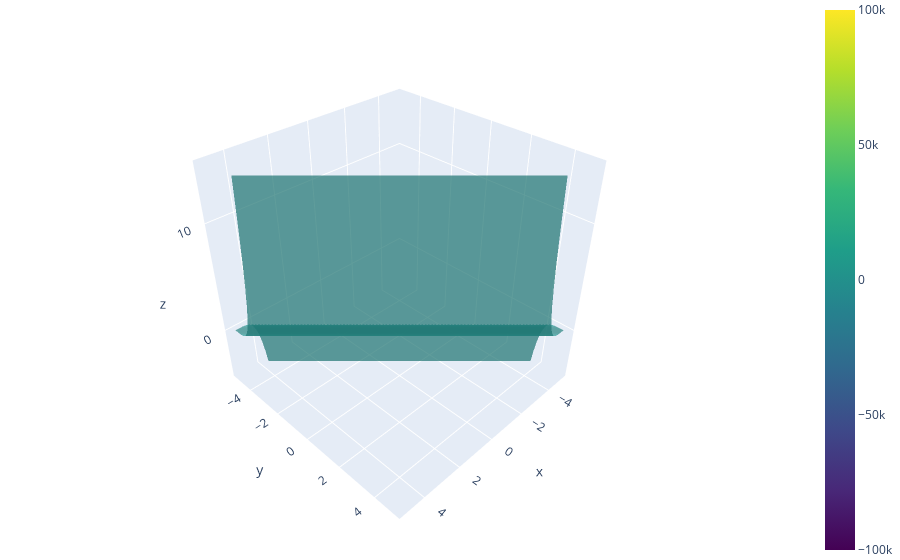

This figure's notebook cell:
### Code cell
import plotly.graph_objects as go
from numdifftools import Gradient
import numpy as np

def f(x):
    return (x[0] + x[1])**5

x = np.linspace(-5, 5, 100)
y = np.linspace(-5, 5, 100)
X, Y = np.meshgrid(x, y)

Z = f([X, Y])

# Define the surface
surface = go.Surface(z=Z, x=X, y=Y, colorscale='Viridis', opacity=0.7)

# Define the point and the normal vector
x0, y0 = 1.0, 2.0
z0 = f([x0, y0])
g = Gradient(f)([x0, y0])
g = (g / np.linalg.norm(g))*3.14


# Define the tangent plane
# plane = go.Surface(z=Z_plane, x=X, y=Y, opacity=0.5, showscale=False, colorscale=[[0, 'cyan'], [1, 'cyan']])

# Layout options
layout = go.Layout(scene=dict(aspectmode='cube',
                              zaxis=dict(range=[-5, 15]),
                              camera=dict(eye=dict(x=1.5, y=1.5, z=1.5))),
                    margin=dict(l=0, r=0, b=0, t=0))

# Create the figure with the surface, the line, and the plane
fig = go.Figure(data=[surface], layout=layout)

# Show the plot
fig.show()

### Figure 1 — Plotly figure (JSON) as saved in the notebook; plotly's stock layout.template omitted (floating-point values rounded to 4 significant figures; data arrays with more than 128 entries replaced by an {"elided": "..."} marker saying what was removed)
{"data": [{"colorscale": [[0, "#440154"], [0.1111, "#482878"], [0.2222, "#3e4989"], [0.3333, "#31688e"], [0.4444, "#26828e"], [0.5556, "#1f9e89"], [0.6667, "#35b779"], [0.7778, "#6ece58"], [0.8889, "#b5de2b"], [1, "#fde725"]], "opacity": 0.7, "type": "surface", "x": {"elided": "100x100 float values"}, "y": {"elided": "100x100 float values"}, "z": {"elided": "100x100 float values"}}], "layout": {"margin": {"b": 0, "l": 0, "r": 0, "t": 0}, "scene": {"aspectmode": "cube", "camera": {"eye": {"x": 1.5, "y": 1.5, "z": 1.5}}, "zaxis": {"range": [-5, 15]}}}}
